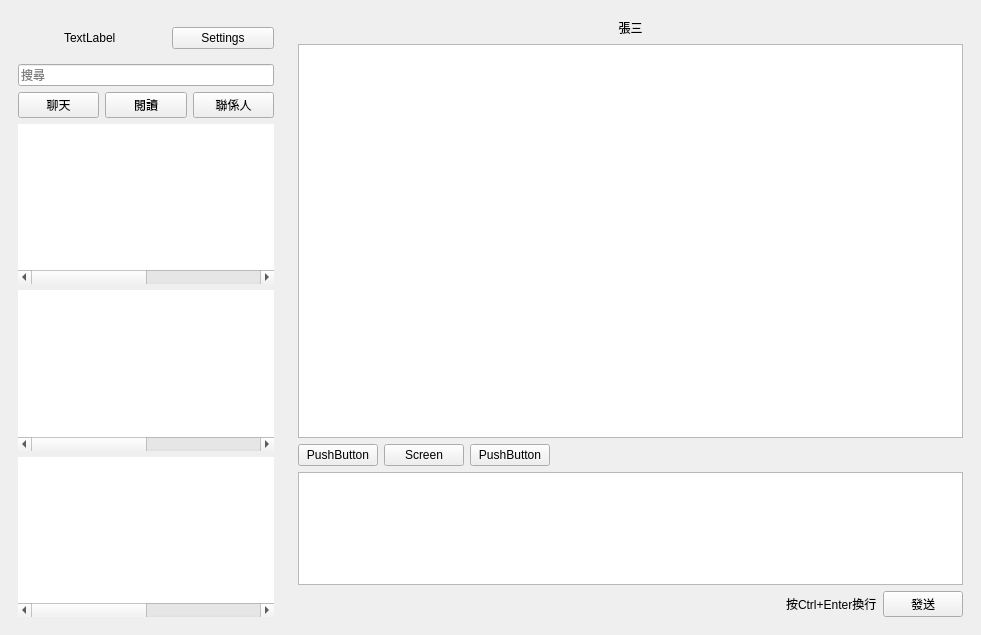
<?xml version="1.0" encoding="UTF-8"?>
<ui version="4.0">
 <class>WeChat</class>
 <widget class="QMainWindow" name="WeChat">
  <property name="geometry">
   <rect>
    <x>0</x>
    <y>0</y>
    <width>981</width>
    <height>635</height>
   </rect>
  </property>
  <property name="windowTitle">
   <string>WeChat網頁版 0.3</string>
  </property>
  <widget class="QWidget" name="centralwidget">
   <layout class="QHBoxLayout" name="horizontalLayout_10" stretch="0,0">
    <item>
     <widget class="QWidget" name="widget" native="true">
      <layout class="QVBoxLayout" name="verticalLayout">
       <item>
        <layout class="QHBoxLayout" name="horizontalLayout_6">
         <item>
          <widget class="QLabel" name="headImageLabel">
           <property name="minimumSize">
            <size>
             <width>40</width>
             <height>40</height>
            </size>
           </property>
           <property name="maximumSize">
            <size>
             <width>40</width>
             <height>40</height>
            </size>
           </property>
           <property name="text">
            <string/>
           </property>
          </widget>
         </item>
         <item>
          <widget class="QLabel" name="userNameLabel">
           <property name="text">
            <string>TextLabel</string>
           </property>
          </widget>
         </item>
         <item>
          <widget class="QPushButton" name="settingButton">
           <property name="text">
            <string>Settings</string>
           </property>
          </widget>
         </item>
        </layout>
       </item>
       <item>
        <widget class="QLineEdit" name="lineEdit">
         <property name="placeholderText">
          <string>搜尋</string>
         </property>
        </widget>
       </item>
       <item>
        <layout class="QHBoxLayout" name="horizontalLayout_7">
         <item>
          <widget class="QPushButton" name="sessionButton">
           <property name="text">
            <string>聊天</string>
           </property>
          </widget>
         </item>
         <item>
          <widget class="QPushButton" name="readButton">
           <property name="text">
            <string>閱讀</string>
           </property>
          </widget>
         </item>
         <item>
          <widget class="QPushButton" name="memberButton">
           <property name="text">
            <string>聯係人</string>
           </property>
          </widget>
         </item>
        </layout>
       </item>
       <item>
        <widget class="QTableWidget" name="sessionsWidget">
         <property name="frameShape">
          <enum>QFrame::NoFrame</enum>
         </property>
         <property name="editTriggers">
          <set>QAbstractItemView::NoEditTriggers</set>
         </property>
         <property name="selectionMode">
          <enum>QAbstractItemView::SingleSelection</enum>
         </property>
         <property name="selectionBehavior">
          <enum>QAbstractItemView::SelectRows</enum>
         </property>
         <property name="showGrid">
          <bool>false</bool>
         </property>
         <property name="columnCount">
          <number>4</number>
         </property>
         <attribute name="horizontalHeaderVisible">
          <bool>false</bool>
         </attribute>
         <attribute name="verticalHeaderDefaultSectionSize">
          <number>40</number>
         </attribute>
         <column/>
         <column/>
         <column/>
         <column/>
        </widget>
       </item>
       <item>
        <widget class="QTableWidget" name="readerWidget">
         <property name="frameShape">
          <enum>QFrame::NoFrame</enum>
         </property>
         <property name="editTriggers">
          <set>QAbstractItemView::NoEditTriggers</set>
         </property>
         <property name="selectionMode">
          <enum>QAbstractItemView::SingleSelection</enum>
         </property>
         <property name="selectionBehavior">
          <enum>QAbstractItemView::SelectRows</enum>
         </property>
         <property name="showGrid">
          <bool>false</bool>
         </property>
         <property name="columnCount">
          <number>4</number>
         </property>
         <attribute name="horizontalHeaderVisible">
          <bool>false</bool>
         </attribute>
         <attribute name="verticalHeaderDefaultSectionSize">
          <number>40</number>
         </attribute>
         <column/>
         <column/>
         <column/>
         <column/>
        </widget>
       </item>
       <item>
        <widget class="QTableWidget" name="memberWidget">
         <property name="frameShape">
          <enum>QFrame::NoFrame</enum>
         </property>
         <property name="editTriggers">
          <set>QAbstractItemView::NoEditTriggers</set>
         </property>
         <property name="selectionMode">
          <enum>QAbstractItemView::SingleSelection</enum>
         </property>
         <property name="selectionBehavior">
          <enum>QAbstractItemView::SelectRows</enum>
         </property>
         <property name="showGrid">
          <bool>false</bool>
         </property>
         <property name="columnCount">
          <number>4</number>
         </property>
         <attribute name="horizontalHeaderVisible">
          <bool>false</bool>
         </attribute>
         <attribute name="verticalHeaderDefaultSectionSize">
          <number>40</number>
         </attribute>
         <column/>
         <column/>
         <column/>
         <column/>
        </widget>
       </item>
      </layout>
     </widget>
    </item>
    <item>
     <widget class="QWidget" name="chatWidget" native="true">
      <property name="sizePolicy">
       <sizepolicy hsizetype="Preferred" vsizetype="Preferred">
        <horstretch>1</horstretch>
        <verstretch>0</verstretch>
       </sizepolicy>
      </property>
      <layout class="QVBoxLayout" name="verticalLayout_2" stretch="0,7,0,2,0">
       <item>
        <widget class="QLabel" name="currentChatUserLabel">
         <property name="minimumSize">
          <size>
           <width>0</width>
           <height>20</height>
          </size>
         </property>
         <property name="text">
          <string>張三</string>
         </property>
         <property name="alignment">
          <set>Qt::AlignCenter</set>
         </property>
        </widget>
       </item>
       <item>
        <widget class="QTextEdit" name="messages">
         <property name="readOnly">
          <bool>true</bool>
         </property>
         <property name="html">
          <string>&lt;!DOCTYPE HTML PUBLIC &quot;-//W3C//DTD HTML 4.0//EN&quot; &quot;http://www.w3.org/TR/REC-html40/strict.dtd&quot;&gt;
&lt;html&gt;&lt;head&gt;&lt;meta name=&quot;qrichtext&quot; content=&quot;1&quot; /&gt;&lt;style type=&quot;text/css&quot;&gt;
p, li { white-space: pre-wrap; }
&lt;/style&gt;&lt;/head&gt;&lt;body style=&quot; font-family:'Sans Serif'; font-size:9pt; font-weight:400; font-style:normal;&quot;&gt;
&lt;p style=&quot;-qt-paragraph-type:empty; margin-top:0px; margin-bottom:0px; margin-left:0px; margin-right:0px; -qt-block-indent:0; text-indent:0px; font-family:'Cantarell'; font-size:11pt;&quot;&gt;&lt;br /&gt;&lt;/p&gt;&lt;/body&gt;&lt;/html&gt;</string>
         </property>
        </widget>
       </item>
       <item>
        <layout class="QHBoxLayout" name="horizontalLayout_8">
         <item>
          <widget class="QPushButton" name="faceButton">
           <property name="toolTip">
            <string>貼圖</string>
           </property>
           <property name="text">
            <string>PushButton</string>
           </property>
          </widget>
         </item>
         <item>
          <widget class="QPushButton" name="screenButton">
           <property name="toolTip">
            <string>螢幕截圖</string>
           </property>
           <property name="text">
            <string>Screen</string>
           </property>
          </widget>
         </item>
         <item>
          <widget class="QPushButton" name="pushButton_5">
           <property name="toolTip">
            <string>圖片和檔案</string>
           </property>
           <property name="text">
            <string>PushButton</string>
           </property>
          </widget>
         </item>
         <item>
          <spacer name="horizontalSpacer_2">
           <property name="orientation">
            <enum>Qt::Horizontal</enum>
           </property>
           <property name="sizeHint" stdset="0">
            <size>
             <width>40</width>
             <height>20</height>
            </size>
           </property>
          </spacer>
         </item>
        </layout>
       </item>
       <item>
        <widget class="QTextEdit" name="draft"/>
       </item>
       <item>
        <layout class="QHBoxLayout" name="horizontalLayout_9">
         <item>
          <spacer name="horizontalSpacer">
           <property name="orientation">
            <enum>Qt::Horizontal</enum>
           </property>
           <property name="sizeHint" stdset="0">
            <size>
             <width>40</width>
             <height>20</height>
            </size>
           </property>
          </spacer>
         </item>
         <item>
          <widget class="QLabel" name="tipsLabel">
           <property name="text">
            <string>按Ctrl+Enter換行</string>
           </property>
          </widget>
         </item>
         <item>
          <widget class="QPushButton" name="sendButton">
           <property name="text">
            <string>發送</string>
           </property>
          </widget>
         </item>
        </layout>
       </item>
      </layout>
      <zorder>draft</zorder>
      <zorder>currentChatUserLabel</zorder>
      <zorder>messages</zorder>
     </widget>
    </item>
   </layout>
  </widget>
 </widget>
 <resources/>
 <connections/>
</ui>
